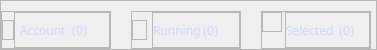
                     <widget class="QFrame" name="frame_status_manage">
                      <property name="minimumSize">
                       <size>
                        <width>205</width>
                        <height>0</height>
                       </size>
                      </property>
                      <property name="maximumSize">
                       <size>
                        <width>16777215</width>
                        <height>50</height>
                       </size>
                      </property>
                      <property name="styleSheet">
                       <string notr="true">QFrame#frame_status_manage{
border:none;
border-radius:5px;


}</string>
                      </property>
                      <property name="frameShape">
                       <enum>QFrame::StyledPanel</enum>
                      </property>
                      <property name="frameShadow">
                       <enum>QFrame::Raised</enum>
                      </property>
                      <layout class="QHBoxLayout" name="horizontalLayout_32">
                       <property name="spacing">
                        <number>20</number>
                       </property>
                       <property name="leftMargin">
                        <number>0</number>
                       </property>
                       <property name="topMargin">
                        <number>10</number>
                       </property>
                       <property name="rightMargin">
                        <number>5</number>
                       </property>
                       <property name="bottomMargin">
                        <number>0</number>
                       </property>
                       <item>
                        <widget class="QFrame" name="frame_35">
                         <property name="minimumSize">
                          <size>
                           <width>110</width>
                           <height>0</height>
                          </size>
                         </property>
                         <property name="maximumSize">
                          <size>
                           <width>16777215</width>
                           <height>16777215</height>
                          </size>
                         </property>
                         <property name="frameShape">
                          <enum>QFrame::StyledPanel</enum>
                         </property>
                         <property name="frameShadow">
                          <enum>QFrame::Raised</enum>
                         </property>
                         <layout class="QHBoxLayout" name="horizontalLayout_33">
                          <property name="spacing">
                           <number>0</number>
                          </property>
                          <property name="leftMargin">
                           <number>0</number>
                          </property>
                          <property name="topMargin">
                           <number>0</number>
                          </property>
                          <property name="rightMargin">
                           <number>0</number>
                          </property>
                          <property name="bottomMargin">
                           <number>0</number>
                          </property>
                          <item>
                           <widget class="QFrame" name="frame_37">
                            <property name="minimumSize">
                             <size>
                              <width>12</width>
                              <height>20</height>
                             </size>
                            </property>
                            <property name="maximumSize">
                             <size>
                              <width>12</width>
                              <height>20</height>
                             </size>
                            </property>
                            <property name="sizeIncrement">
                             <size>
                              <width>0</width>
                              <height>200</height>
                             </size>
                            </property>
                            <property name="baseSize">
                             <size>
                              <width>0</width>
                              <height>0</height>
                             </size>
                            </property>
                            <property name="styleSheet">
                             <string notr="true">image: url(:/icons/png/icons8-account-24.png);</string>
                            </property>
                            <property name="frameShape">
                             <enum>QFrame::StyledPanel</enum>
                            </property>
                            <property name="frameShadow">
                             <enum>QFrame::Raised</enum>
                            </property>
                           </widget>
                          </item>
                          <item>
                           <widget class="QFrame" name="frame_38">
                            <property name="styleSheet">
                             <string notr="true"/>
                            </property>
                            <property name="frameShape">
                             <enum>QFrame::StyledPanel</enum>
                            </property>
                            <property name="frameShadow">
                             <enum>QFrame::Raised</enum>
                            </property>
                            <layout class="QHBoxLayout" name="horizontalLayout_27">
                             <property name="spacing">
                              <number>5</number>
                             </property>
                             <property name="leftMargin">
                              <number>5</number>
                             </property>
                             <property name="topMargin">
                              <number>0</number>
                             </property>
                             <property name="rightMargin">
                              <number>0</number>
                             </property>
                             <property name="bottomMargin">
                              <number>0</number>
                             </property>
                             <item>
                              <widget class="QLabel" name="label_3">
                               <property name="font">
                                <font>
                                 <family>Microsoft YaHei</family>
                                 <weight>50</weight>
                                 <bold>false</bold>
                                </font>
                               </property>
                               <property name="styleSheet">
                                <string notr="true">
color: rgb(203, 215, 255);</string>
                               </property>
                               <property name="text">
                                <string>Account</string>
                               </property>
                              </widget>
                             </item>
                             <item>
                              <widget class="QLabel" name="label_total">
                               <property name="font">
                                <font>
                                 <family>MesloLGM Nerd Font</family>
                                 <pointsize>10</pointsize>
                                 <weight>50</weight>
                                 <italic>false</italic>
                                 <bold>false</bold>
                                </font>
                               </property>
                               <property name="styleSheet">
                                <string notr="true">color: rgb(203, 215, 255);</string>
                               </property>
                               <property name="text">
                                <string>&lt;html&gt;&lt;head/&gt;&lt;body&gt;&lt;p&gt;(0)&lt;/p&gt;&lt;/body&gt;&lt;/html&gt;</string>
                               </property>
                              </widget>
                             </item>
                            </layout>
                           </widget>
                          </item>
                         </layout>
                        </widget>
                       </item>
                       <item>
                        <widget class="QFrame" name="frame_42">
                         <property name="minimumSize">
                          <size>
                           <width>110</width>
                           <height>0</height>
                          </size>
                         </property>
                         <property name="maximumSize">
                          <size>
                           <width>16777215</width>
                           <height>16777215</height>
                          </size>
                         </property>
                         <property name="frameShape">
                          <enum>QFrame::StyledPanel</enum>
                         </property>
                         <property name="frameShadow">
                          <enum>QFrame::Raised</enum>
                         </property>
                         <layout class="QHBoxLayout" name="horizontalLayout_35">
                          <property name="spacing">
                           <number>5</number>
                          </property>
                          <property name="leftMargin">
                           <number>0</number>
                          </property>
                          <property name="topMargin">
                           <number>0</number>
                          </property>
                          <property name="rightMargin">
                           <number>0</number>
                          </property>
                          <property name="bottomMargin">
                           <number>0</number>
                          </property>
                          <item>
                           <widget class="QFrame" name="frame_39">
                            <property name="minimumSize">
                             <size>
                              <width>12</width>
                              <height>20</height>
                             </size>
                            </property>
                            <property name="maximumSize">
                             <size>
                              <width>15</width>
                              <height>20</height>
                             </size>
                            </property>
                            <property name="styleSheet">
                             <string notr="true">image: url(:/icons/png/icons8-refresh-24.png);</string>
                            </property>
                            <property name="frameShape">
                             <enum>QFrame::StyledPanel</enum>
                            </property>
                            <property name="frameShadow">
                             <enum>QFrame::Raised</enum>
                            </property>
                           </widget>
                          </item>
                          <item>
                           <widget class="QFrame" name="frame_36">
                            <property name="maximumSize">
                             <size>
                              <width>16777215</width>
                              <height>16777215</height>
                             </size>
                            </property>
                            <property name="frameShape">
                             <enum>QFrame::StyledPanel</enum>
                            </property>
                            <property name="frameShadow">
                             <enum>QFrame::Raised</enum>
                            </property>
                            <layout class="QHBoxLayout" name="horizontalLayout_36">
                             <property name="spacing">
                              <number>0</number>
                             </property>
                             <property name="leftMargin">
                              <number>0</number>
                             </property>
                             <property name="topMargin">
                              <number>0</number>
                             </property>
                             <property name="rightMargin">
                              <number>0</number>
                             </property>
                             <property name="bottomMargin">
                              <number>0</number>
                             </property>
                             <item>
                              <widget class="QLabel" name="label_7">
                               <property name="minimumSize">
                                <size>
                                 <width>50</width>
                                 <height>0</height>
                                </size>
                               </property>
                               <property name="font">
                                <font>
                                 <family>Microsoft YaHei</family>
                                 <weight>50</weight>
                                 <bold>false</bold>
                                </font>
                               </property>
                               <property name="styleSheet">
                                <string notr="true">
color: rgb(203, 215, 255);</string>
                               </property>
                               <property name="text">
                                <string>Running</string>
                               </property>
                              </widget>
                             </item>
                             <item>
                              <widget class="QLabel" name="label_running">
                               <property name="font">
                                <font>
                                 <family>MesloLGS Nerd Font</family>
                                 <pointsize>10</pointsize>
                                 <weight>50</weight>
                                 <italic>false</italic>
                                 <bold>false</bold>
                                </font>
                               </property>
                               <property name="styleSheet">
                                <string notr="true">color: rgb(203, 215, 255);</string>
                               </property>
                               <property name="text">
                                <string>(0)</string>
                               </property>
                              </widget>
                             </item>
                            </layout>
                           </widget>
                          </item>
                         </layout>
                        </widget>
                       </item>
                       <item alignment="Qt::AlignLeft">
                        <widget class="QFrame" name="frame_43">
                         <property name="minimumSize">
                          <size>
                           <width>110</width>
                           <height>0</height>
                          </size>
                         </property>
                         <property name="maximumSize">
                          <size>
                           <width>110</width>
                           <height>16777215</height>
                          </size>
                         </property>
                         <property name="frameShape">
                          <enum>QFrame::StyledPanel</enum>
                         </property>
                         <property name="frameShadow">
                          <enum>QFrame::Raised</enum>
                         </property>
                         <layout class="QHBoxLayout" name="horizontalLayout_34">
                          <property name="spacing">
                           <number>3</number>
                          </property>
                          <property name="leftMargin">
                           <number>0</number>
                          </property>
                          <property name="topMargin">
                           <number>0</number>
                          </property>
                          <property name="rightMargin">
                           <number>0</number>
                          </property>
                          <property name="bottomMargin">
                           <number>0</number>
                          </property>
                          <item alignment="Qt::AlignTop">
                           <widget class="QFrame" name="frame_45">
                            <property name="minimumSize">
                             <size>
                              <width>12</width>
                              <height>20</height>
                             </size>
                            </property>
                            <property name="maximumSize">
                             <size>
                              <width>20</width>
                              <height>16777215</height>
                             </size>
                            </property>
                            <property name="styleSheet">
                             <string notr="true">image: url(:/icons/png/icons8-checkbox-48.png);</string>
                            </property>
                            <property name="frameShape">
                             <enum>QFrame::StyledPanel</enum>
                            </property>
                            <property name="frameShadow">
                             <enum>QFrame::Raised</enum>
                            </property>
                           </widget>
                          </item>
                          <item>
                           <widget class="QFrame" name="frame_44">
                            <property name="frameShape">
                             <enum>QFrame::StyledPanel</enum>
                            </property>
                            <property name="frameShadow">
                             <enum>QFrame::Raised</enum>
                            </property>
                            <layout class="QHBoxLayout" name="horizontalLayout_37">
                             <property name="spacing">
                              <number>0</number>
                             </property>
                             <property name="leftMargin">
                              <number>0</number>
                             </property>
                             <property name="topMargin">
                              <number>0</number>
                             </property>
                             <property name="rightMargin">
                              <number>0</number>
                             </property>
                             <property name="bottomMargin">
                              <number>0</number>
                             </property>
                             <item>
                              <widget class="QLabel" name="label_9">
                               <property name="font">
                                <font>
                                 <family>Microsoft YaHei</family>
                                 <weight>50</weight>
                                 <bold>false</bold>
                                </font>
                               </property>
                               <property name="styleSheet">
                                <string notr="true">
color: rgb(203, 215, 255);</string>
                               </property>
                               <property name="text">
                                <string>Selected</string>
                               </property>
                              </widget>
                             </item>
                             <item>
                              <widget class="QLabel" name="label_select">
                               <property name="font">
                                <font>
                                 <family>MesloLGS Nerd Font</family>
                                 <pointsize>10</pointsize>
                                 <weight>50</weight>
                                 <italic>false</italic>
                                 <bold>false</bold>
                                </font>
                               </property>
                               <property name="styleSheet">
                                <string notr="true">color: rgb(203, 215, 255);
padding-left:2px;</string>
                               </property>
                               <property name="text">
                                <string>&lt;html&gt;&lt;head/&gt;&lt;body&gt;&lt;p&gt;(0)&lt;/p&gt;&lt;/body&gt;&lt;/html&gt;</string>
                               </property>
                              </widget>
                             </item>
                            </layout>
                           </widget>
                          </item>
                         </layout>
                        </widget>
                       </item>
                      </layout>
                     </widget>
